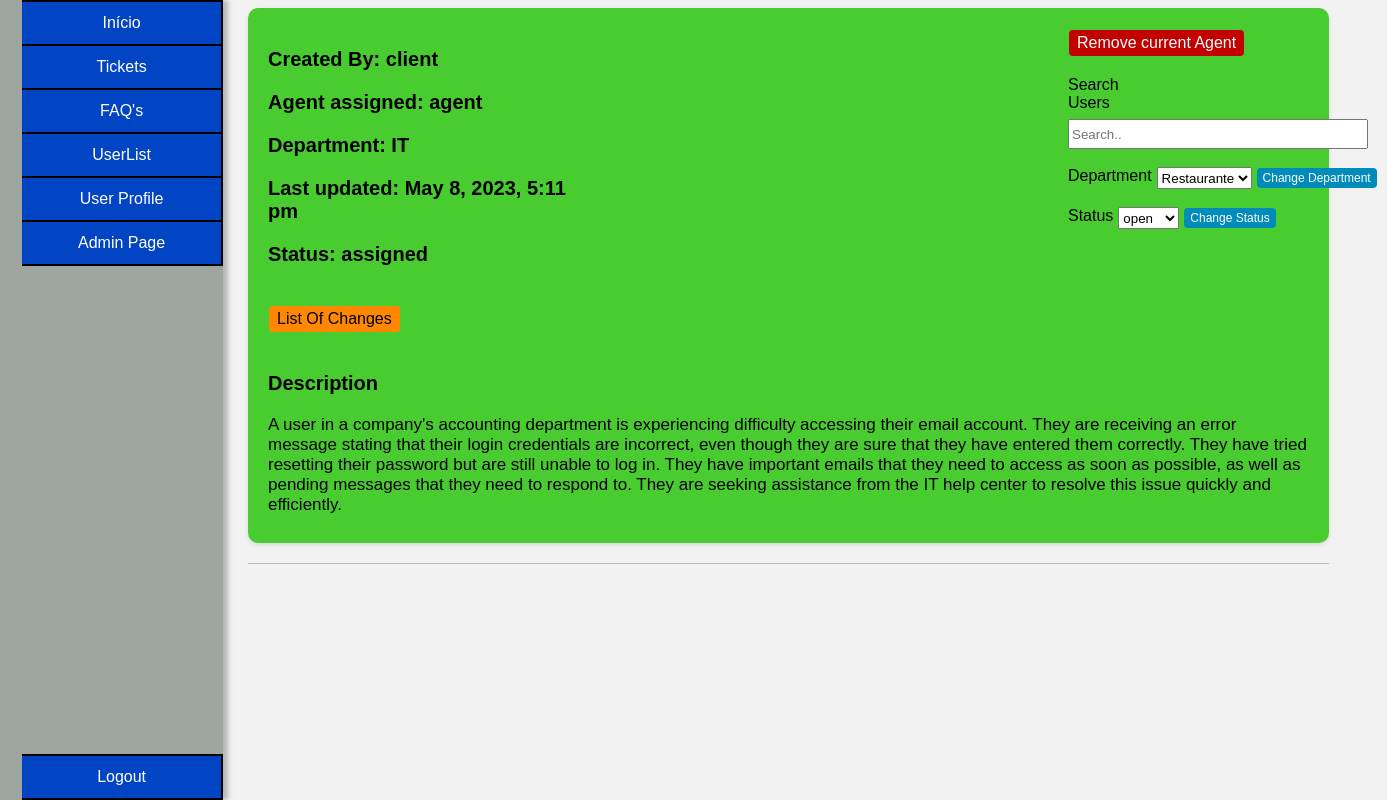
The app's page /ticket_page.php?ticket_id=1 (signed in) with its own data.
### tables this page shows
CREATE TABLE user(
    id INTEGER PRIMARY KEY,
    name VARCHAR(50) NOT NULL,
    username VARCHAR(50) UNIQUE NOT NULL,
    email VARCHAR(50) UNIQUE NOT NULL,
    password VARCHAR(255) NOT NULL,
    role VARCHAR(10) CHECK(role = 'client' or role = 'agent' or role = 'admin') NOT NULL,
    department_id INTEGER,
    FOREIGN KEY (department_id) REFERENCES department(id)
);

CREATE TABLE department(
    id INTEGER PRIMARY KEY,
    name VARCHAR(50) NOT NULL
);

CREATE TABLE tickets(
    id INTEGER PRIMARY KEY,
    department_id INTEGER,
    client_id INTEGER,
    agent_id INTEGER,
    subject VARCHAR(200) NOT NULL,
    description TEXT NOT NULL,
    status VARCHAR(10) CHECK(status = 'open' or status = 'assigned' or status = 'closed') NOT NULL,
    priority VARCHAR(10) CHECK(priority = 'low' or priority = 'medium' or priority ='high') NOT NULL,
    created_at DATETIME NOT NULL,
    updated_at DATETIME,
    FOREIGN KEY (department_id) REFERENCES department(id),
    FOREIGN KEY (client_id) REFERENCES user(id),
    FOREIGN KEY (agent_id) REFERENCES user(id)
);

### functions.php (called while the page is built, shortened)
<?php
function searchUser($id){
    $db = getDatabaseConnection();
    $stmt = $db->prepare('SELECT * FROM user WHERE id = ?');
    $stmt->execute(array($id));
    return $stmt->fetch();
}
function searchDepartment($department_id){
    $db = getDatabaseConnection();
    $stmt = $db->prepare('SELECT * FROM department WHERE id = ?');
    $stmt->execute(array($department_id));
    $department = $stmt->fetch();
    return $department;
}
function getAllDepartments(){
    $db = getDatabaseConnection();
    $stmt = $db->prepare('SELECT * FROM department');
    $stmt->execute();
    $departments = $stmt->fetchAll();
    return $departments;
}
function searchTicket($ticket_id){
    $db = getDatabaseConnection();
    $stmt = $db->prepare('SELECT * FROM tickets WHERE id = ?');
    $stmt->execute(array($ticket_id));
    $ticket = $stmt->fetch();
    return $ticket;
}
?>

### ticket_page.php (the view, shortened to what this page needs)
<?php
require_once('functions.php');
$user = searchUser($_SESSION["user_id"]);
$ticket_to_display = searchTicket($_GET["ticket_id"]);
?>
<!DOCTYPE html>
<html lang="en-US">
<link rel="stylesheet" href="css/style_index.css">
<link rel="stylesheet" href="css/ticket_page.css">
   <head>
   </head>
   <body>
    <div class="container_master">
      <div class="container">
      <ul class="buttons">
            <button class="index" onclick="indexPage()">Início</button>
            <button class="tickets" onclick="ticketsPage()">Tickets</button>
            <button class="faqs" onclick="faqsPage()">FAQ's</button>
            <button class="users" onclick="usersPage()">UserList</button>
            <button class="user_profile" onclick="sendDataUser('<?php echo $user['username'] ?>')">User Profile</button>
            <?php if($user["role"] == "admin"): ?>
            <button class="admin_page" onclick="adminPage()">Admin Page</button>
            <?php endif; ?>
            <button class="logout" onclick="logoutPage()">Logout</button>
        </ul>
      </div>
      <div class="content">
        <div class="box">
        <div class="parent">
        <div class="info">
          <h3>Created By: <?php $search_user = searchUser($ticket_to_display["client_id"]); echo $search_user["name"]?></h3>
          <h3>Agent assigned: <?php $search_user = searchUser($ticket_to_display["agent_id"]); if($search_user != null){echo $search_user["name"];}else{echo "N/A";}?></h3>
          <h3>Department: <?php $department = searchDepartment($ticket_to_display["department_id"]);if($department != null){echo $department["name"];}else{echo "N/A";}?></h3>
          <h3>Last updated: <?php if($ticket_to_display["updated_at"] == null){echo $ticket_to_display["created_at"];}else{echo $ticket_to_display["updated_at"];} ?></h3>
          <h3>Status: <?php echo $ticket_to_display["status"]; ?></h3>
        </div>
        <div class="options">
        <?php if(($user["role"] != "client")):?>
        <?php if ($ticket_to_display["status"] != "closed"): ?>
            <div>
              <form method="POST">
                <input class="remove_agent" type="submit" value="Remove current Agent" name="updateAgent">
              </form>
            </div>
            <br>
            <div class="search_wrapper">
              <label for="search">Search Users</label><br>
              <input type="search" id="search_user_ticket" placeholder="Search.." style="width: 300px; height: 30px; margin-top: 7px;">
            </div>
            <br>
        <?php endif; ?>
        <form method="POST">
          <label for="department">Department</label>
            <?php
              $departments = getAllDepartments();
              echo "<select name='department' class='department'>";
              foreach($departments as $department){
                $d_name = $department['name'];
                $department_id = $department['id'];
                echo "<option value='$department_id'>$d_name</option>";
              }
              echo "</select>";
            ?>
            <br>
            <input class="change_department" type="submit" value="Change Department">
        </form>
        <br>
        <form method="POST">
          <label for="status">Status</label>
          <select name="status" class="status">
            <option value="open">open</option>
          </select>
          <br>
          <input class="change_status" type="submit" value="Change Status">
        </form>
        </div>
        </div>
        <br>
        <div class="changes">
          <button onclick="sendDataTicketList('<?php echo $ticket_to_display['id'] ?>')">List Of Changes</button>
        </div>
        <?php endif;?>
        <br>
        <div class="description">
          <h3>Description</h3>
          <p> <?php echo $ticket_to_display["description"] ?> </p>
        </div>
        <br>
        </div>
        <hr>
      </div>
    </div>
   </body>
</html>

### css/style_index.css (style rules this page uses)
body { font-family: Arial, sans-serif; background-color: #f2f2f2; }
.buttons .admin_page { border-top: none; border-bottom: solid 2px black; }
.buttons .user_profile { border-bottom: solid 2px black; }
.buttons .logout { border-bottom: solid 2px black; }
.buttons li, .buttons button { background-color: #0245c4; text-decoration: none; color: white; border: none; color: white; padding: 12px 20px; text-align: center; text-decoration: none; display: inline-block; font-size: 16px; cursor: pointer; width: 10em; border-top: solid 2px black; border-right: solid 2px black; }
.buttons { margin-top: 0%; }
.buttons button { width: 12.61em; }
.logout { position: fixed; bottom: 0; }
.container_master { display: flex; justify-content: space-between; margin: 0 50px; margin-top: 0; }
.container { display: flex; justify-content: space-between; margin-left: -5.5%; background-color: #9fa59f; height: 100%; position: fixed; bottom: 0; box-shadow: 5px 0 5px rgba(0, 0, 0, 0.25), -5px 0 5px rgba(0, 0, 0, 0.25); }
.buttons { display: flex; flex-direction: column; align-items: flex-start; }
.content { flex: 1; margin-left: 190px; width: 50em; }

### css/ticket_page.css (style rules this page uses)
p { margin: 0; font-size: 24px; margin-bottom: -10px; }
form { display: flex; }
hr { border: none; border-top: 1px solid #bbbbbb; margin: 20px 0; margin-bottom: 40px; }
.box { background-color: #22c402ce; padding: 20px; margin-bottom: 20px; border-radius: 10px; box-shadow: 0 2px 4px rgba(0, 0, 0, 0.1); }
.box h3 { font-size: 20px; }
.box p { font-size: 17px; }
h3 { font-size: 25px; font-family: sans-serif; }
.parent { width: 800px; }
.info { width: 300px; float: left; }
.options { width: 0px; float: right; }
.remove_agent { background-color: #c20000; border: none; border-radius: 4px; color: white; padding: 4px 8px; text-align: center; text-decoration: none; display: inline-block; font-size: 16px; margin: 2px 1px; cursor: pointer; }
.change_department { background-color: #008CBA; border: none; border-radius: 4px; color: white; padding: 3px 6px; text-align: center; text-decoration: none; display: inline-block; font-size: 12px; margin: 1px 0.5px; cursor: pointer; margin-left: 5px; }
.change_status { background-color: #008CBA; border: none; border-radius: 4px; color: white; padding: 3px 6px; text-align: center; text-decoration: none; display: inline-block; font-size: 12px; margin: 1px 0.5px; cursor: pointer; margin-left: 5px; }
select { margin-left: 5px; }
.changes button { background-color: rgb(255, 136, 0); border: none; border-radius: 4px; color: black; padding: 4px 8px; text-align: center; text-decoration: none; display: inline-block; font-size: 16px; margin: 2px 1px; cursor: pointer; }

### records on screen
user: name "client"
user: name "agent"
department: name "IT"
tickets: updated_at "May 8, 2023, 5:11 pm", status "assigned", description "A user in a company's accounting department is experiencing difficulty accessing their email account. They are receiving an error message stating that their login credentials are incorrect, even though they are sure that they have entered them correctly. They have tried resetting their password but are still unable to log in. They have important emails that they need to access as soon as possible, as well as pending messages that they need to respond to. They are seeking assistance from the IT help center to resolve this issue quickly and efficiently."

### other values on screen
form field department "Restaurante"
